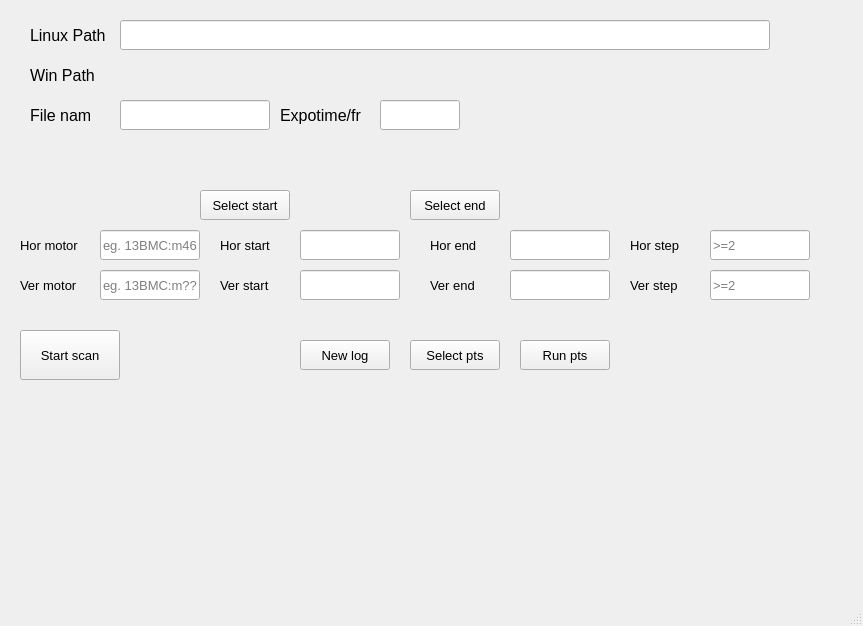
<?xml version="1.0" encoding="UTF-8"?>
<ui version="4.0">
 <class>MainWindow</class>
 <widget class="QMainWindow" name="MainWindow">
  <property name="geometry">
   <rect>
    <x>0</x>
    <y>0</y>
    <width>863</width>
    <height>626</height>
   </rect>
  </property>
  <property name="font">
   <font>
    <pointsize>10</pointsize>
   </font>
  </property>
  <property name="windowTitle">
   <string>PX2 Grid Scan</string>
  </property>
  <widget class="QWidget" name="centralwidget">
   <widget class="QLabel" name="WinPath">
    <property name="geometry">
     <rect>
      <x>120</x>
      <y>60</y>
      <width>730</width>
      <height>30</height>
     </rect>
    </property>
    <property name="font">
     <font>
      <pointsize>10</pointsize>
     </font>
    </property>
    <property name="text">
     <string/>
    </property>
    <property name="textInteractionFlags">
     <set>Qt::LinksAccessibleByMouse|Qt::TextSelectableByMouse</set>
    </property>
   </widget>
   <widget class="QLabel" name="label_2">
    <property name="geometry">
     <rect>
      <x>30</x>
      <y>20</y>
      <width>80</width>
      <height>30</height>
     </rect>
    </property>
    <property name="font">
     <font>
      <pointsize>12</pointsize>
     </font>
    </property>
    <property name="text">
     <string>Linux Path</string>
    </property>
   </widget>
   <widget class="QLabel" name="label_3">
    <property name="geometry">
     <rect>
      <x>30</x>
      <y>60</y>
      <width>80</width>
      <height>30</height>
     </rect>
    </property>
    <property name="font">
     <font>
      <pointsize>12</pointsize>
     </font>
    </property>
    <property name="text">
     <string>Win Path</string>
    </property>
   </widget>
   <widget class="QLineEdit" name="LinPath">
    <property name="geometry">
     <rect>
      <x>120</x>
      <y>20</y>
      <width>650</width>
      <height>30</height>
     </rect>
    </property>
    <property name="font">
     <font>
      <pointsize>10</pointsize>
     </font>
    </property>
   </widget>
   <widget class="QLineEdit" name="Hmotor">
    <property name="geometry">
     <rect>
      <x>100</x>
      <y>230</y>
      <width>100</width>
      <height>30</height>
     </rect>
    </property>
    <property name="placeholderText">
     <string>eg. 13BMC:m46</string>
    </property>
   </widget>
   <widget class="QLabel" name="label">
    <property name="geometry">
     <rect>
      <x>20</x>
      <y>230</y>
      <width>60</width>
      <height>30</height>
     </rect>
    </property>
    <property name="text">
     <string>Hor motor</string>
    </property>
   </widget>
   <widget class="QLineEdit" name="Vmotor">
    <property name="geometry">
     <rect>
      <x>100</x>
      <y>270</y>
      <width>100</width>
      <height>30</height>
     </rect>
    </property>
    <property name="placeholderText">
     <string>eg. 13BMC:m??</string>
    </property>
   </widget>
   <widget class="QLabel" name="label_4">
    <property name="geometry">
     <rect>
      <x>20</x>
      <y>270</y>
      <width>60</width>
      <height>30</height>
     </rect>
    </property>
    <property name="text">
     <string>Ver motor</string>
    </property>
   </widget>
   <widget class="QLabel" name="label_5">
    <property name="geometry">
     <rect>
      <x>220</x>
      <y>270</y>
      <width>60</width>
      <height>30</height>
     </rect>
    </property>
    <property name="text">
     <string>Ver start</string>
    </property>
   </widget>
   <widget class="QLineEdit" name="Vstart">
    <property name="geometry">
     <rect>
      <x>300</x>
      <y>270</y>
      <width>100</width>
      <height>30</height>
     </rect>
    </property>
   </widget>
   <widget class="QLineEdit" name="Hstart">
    <property name="geometry">
     <rect>
      <x>300</x>
      <y>230</y>
      <width>100</width>
      <height>30</height>
     </rect>
    </property>
   </widget>
   <widget class="QLabel" name="label_6">
    <property name="geometry">
     <rect>
      <x>220</x>
      <y>230</y>
      <width>60</width>
      <height>30</height>
     </rect>
    </property>
    <property name="text">
     <string>Hor start</string>
    </property>
   </widget>
   <widget class="QLabel" name="label_7">
    <property name="geometry">
     <rect>
      <x>430</x>
      <y>270</y>
      <width>60</width>
      <height>30</height>
     </rect>
    </property>
    <property name="text">
     <string>Ver end</string>
    </property>
   </widget>
   <widget class="QLineEdit" name="Vend">
    <property name="geometry">
     <rect>
      <x>510</x>
      <y>270</y>
      <width>100</width>
      <height>30</height>
     </rect>
    </property>
   </widget>
   <widget class="QLineEdit" name="Vstep">
    <property name="geometry">
     <rect>
      <x>710</x>
      <y>270</y>
      <width>100</width>
      <height>30</height>
     </rect>
    </property>
    <property name="placeholderText">
     <string>&gt;=2</string>
    </property>
   </widget>
   <widget class="QLineEdit" name="Hend">
    <property name="geometry">
     <rect>
      <x>510</x>
      <y>230</y>
      <width>100</width>
      <height>30</height>
     </rect>
    </property>
   </widget>
   <widget class="QLabel" name="label_8">
    <property name="geometry">
     <rect>
      <x>430</x>
      <y>230</y>
      <width>60</width>
      <height>30</height>
     </rect>
    </property>
    <property name="text">
     <string>Hor end</string>
    </property>
   </widget>
   <widget class="QLabel" name="label_9">
    <property name="geometry">
     <rect>
      <x>630</x>
      <y>230</y>
      <width>60</width>
      <height>30</height>
     </rect>
    </property>
    <property name="text">
     <string>Hor step</string>
    </property>
   </widget>
   <widget class="QLineEdit" name="Hstep">
    <property name="geometry">
     <rect>
      <x>710</x>
      <y>230</y>
      <width>100</width>
      <height>30</height>
     </rect>
    </property>
    <property name="autoFillBackground">
     <bool>false</bool>
    </property>
    <property name="placeholderText">
     <string>&gt;=2</string>
    </property>
   </widget>
   <widget class="QLabel" name="label_10">
    <property name="geometry">
     <rect>
      <x>630</x>
      <y>270</y>
      <width>60</width>
      <height>30</height>
     </rect>
    </property>
    <property name="text">
     <string>Ver step</string>
    </property>
   </widget>
   <widget class="QLineEdit" name="FileNam">
    <property name="geometry">
     <rect>
      <x>120</x>
      <y>100</y>
      <width>150</width>
      <height>30</height>
     </rect>
    </property>
   </widget>
   <widget class="QLabel" name="label_11">
    <property name="geometry">
     <rect>
      <x>30</x>
      <y>100</y>
      <width>60</width>
      <height>30</height>
     </rect>
    </property>
    <property name="font">
     <font>
      <pointsize>12</pointsize>
     </font>
    </property>
    <property name="text">
     <string>File name</string>
    </property>
   </widget>
   <widget class="QLabel" name="label_12">
    <property name="geometry">
     <rect>
      <x>280</x>
      <y>100</y>
      <width>81</width>
      <height>30</height>
     </rect>
    </property>
    <property name="font">
     <font>
      <pointsize>12</pointsize>
     </font>
    </property>
    <property name="text">
     <string>Expotime/fr</string>
    </property>
   </widget>
   <widget class="QLineEdit" name="ExpTim">
    <property name="geometry">
     <rect>
      <x>380</x>
      <y>100</y>
      <width>80</width>
      <height>30</height>
     </rect>
    </property>
   </widget>
   <widget class="QPushButton" name="StartScan">
    <property name="geometry">
     <rect>
      <x>20</x>
      <y>330</y>
      <width>100</width>
      <height>50</height>
     </rect>
    </property>
    <property name="text">
     <string>Start scan</string>
    </property>
   </widget>
   <widget class="QPushButton" name="SelSt">
    <property name="geometry">
     <rect>
      <x>200</x>
      <y>190</y>
      <width>90</width>
      <height>30</height>
     </rect>
    </property>
    <property name="text">
     <string>Select start</string>
    </property>
   </widget>
   <widget class="QPushButton" name="SelEnd">
    <property name="geometry">
     <rect>
      <x>410</x>
      <y>190</y>
      <width>90</width>
      <height>30</height>
     </rect>
    </property>
    <property name="text">
     <string>Select end</string>
    </property>
   </widget>
   <widget class="QPushButton" name="Newlog">
    <property name="geometry">
     <rect>
      <x>300</x>
      <y>340</y>
      <width>90</width>
      <height>30</height>
     </rect>
    </property>
    <property name="text">
     <string>New log</string>
    </property>
   </widget>
   <widget class="QPushButton" name="SelPts">
    <property name="geometry">
     <rect>
      <x>410</x>
      <y>340</y>
      <width>90</width>
      <height>30</height>
     </rect>
    </property>
    <property name="text">
     <string>Select pts</string>
    </property>
   </widget>
   <widget class="QPushButton" name="RunPts">
    <property name="geometry">
     <rect>
      <x>520</x>
      <y>340</y>
      <width>90</width>
      <height>30</height>
     </rect>
    </property>
    <property name="text">
     <string>Run pts</string>
    </property>
   </widget>
   <widget class="QLabel" name="Notes">
    <property name="geometry">
     <rect>
      <x>300</x>
      <y>300</y>
      <width>300</width>
      <height>30</height>
     </rect>
    </property>
    <property name="text">
     <string/>
    </property>
   </widget>
  </widget>
  <widget class="QStatusBar" name="statusbar"/>
 </widget>
 <resources/>
 <connections/>
</ui>
